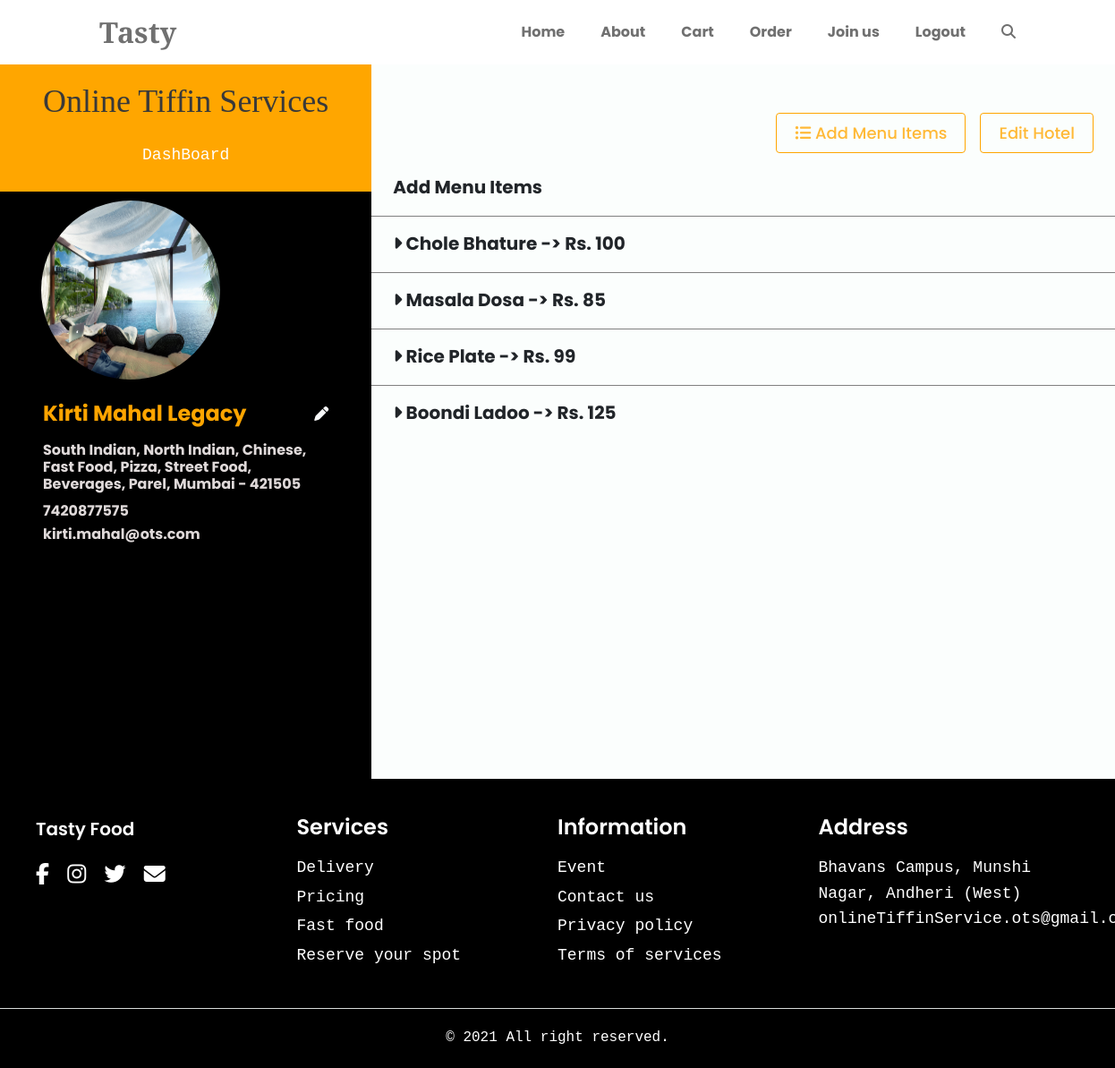
Before: /hotel/3/ (signed in) with the older database file.
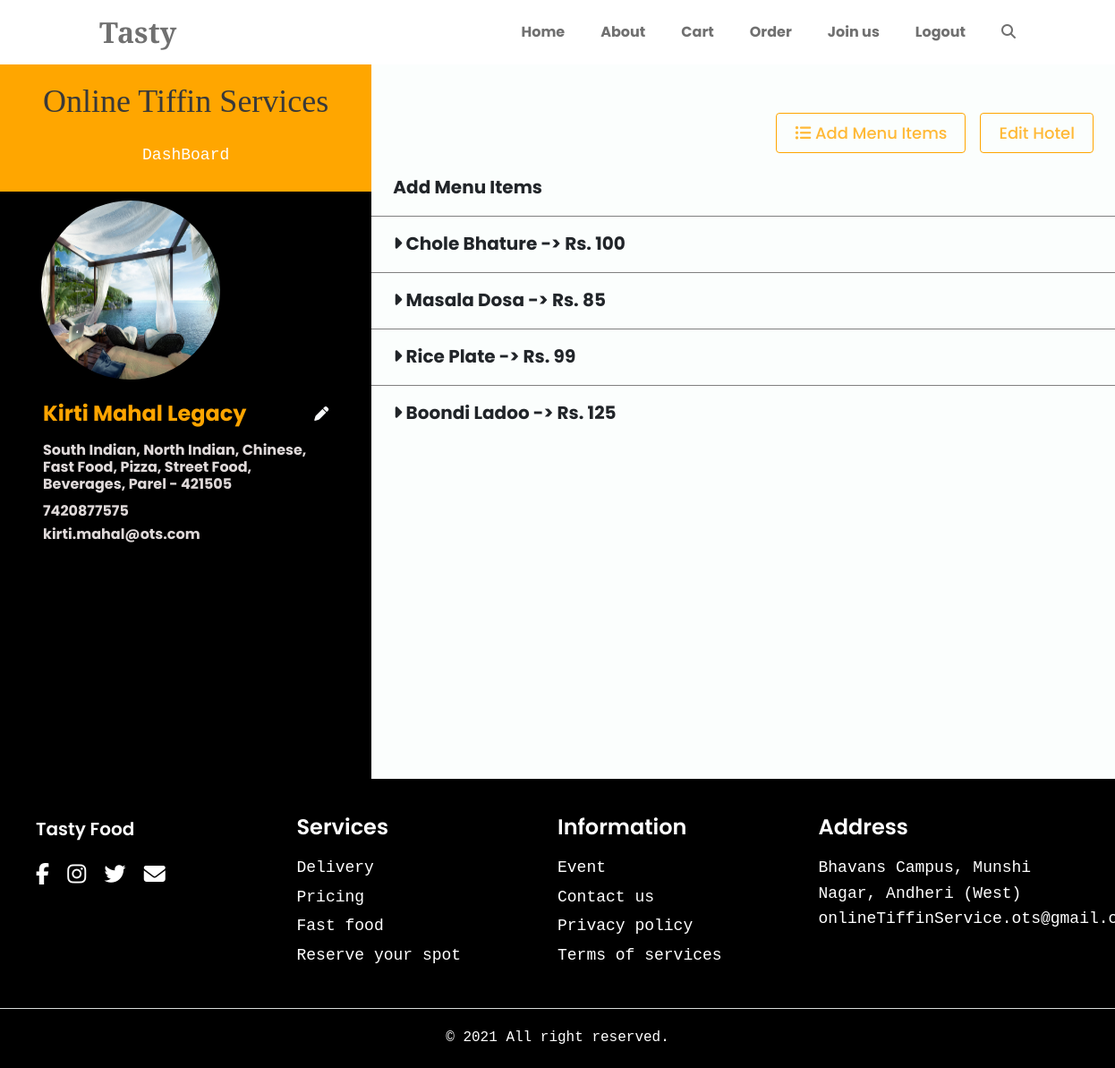
After: the same page with the newer database file.
### hotel_register/models.py (models this page shows, shortened)
class Hotel(models.Model):
    name = models.CharField(max_length=50)
    registation_form = models.ForeignKey(Hotel_Form, on_delete=models.CASCADE)
    address = models.CharField(max_length=1000)
    city = models.CharField(max_length=100)
    pincode = models.IntegerField()
    image = models.ImageField(upload_to="hotel_image")
    hotel_number = models.IntegerField()
    hotel_email = models.CharField(max_length=50)
    shop_license_number = models.IntegerField(blank=True, null=True)
    fssai_number = models.IntegerField(blank=True, null=True)
    fssai_image = models.FileField(upload_to = "fssai", blank=True, null=True)

### hotel_register/views.py (the view)
# urls.py: path('<int:hotel_id>/', views.hotel_details, name="hotel_details"),
def hotel_details(request, hotel_id):
    hotel_form = Hotel_Form.objects.get(customer=request.user)
    hotel = Hotel.objects.get(id=hotel_id)
    if hotel.registation_form.customer == request.user:
        menu_items = Menu.objects.filter(hotel=hotel)
        return render(request, 'hotel_register/hotel_details.html', {"hotel":hotel,"menu_items": menu_items})
    else:
        messages.error(request, "You are not owner of this hotel")
        return redirect('home')

### hotel_register/templates/hotel_register/hotel_details.html (shortened to what this page needs)
{% extends "food/base.html" %}
{% load static %}
{% block style %}
    <link rel="stylesheet" href="{% static 'css/hotel_details.css' %}">
{% endblock style %}
{% block content %}
<div class="container-fluid hotel-dashboard">
    <div class="row h_100">
        <div class="col-12 col-md-4 bg_black left">
            <div class="bg_orange">
                <center>
                    <h1 class="section-title service-content section-color heading">Online Tiffin Services
                    </h1>
                    <a href="{% url 'dashboard' %}" class="contact__description service-content">DashBoard</a>
                </center>
            </div>
            <div class="px-lg-4">
                <img src="{{hotel.image.url}}" class="food">
            </div>
            <div class="px-5">
                <div class="d-flex align-items-center justify-content-between mt-4 mb-3">
                    <h4 class="fw-bold text_orange my-0 course_heading">{{hotel.name}}</h4>
                    <a href="{% url 'update_hotel' hotel.id %}"><i class="fas fa-pen text-light"></i></a>
                </div>
                <h6 class="fw-bold bg_white">{{hotel.address}}, {{hotel.city}} - {{hotel.pincode}}</h6>
                <p class="fw-bold bg_white">{{hotel.hotel_number}}</p>
                <p class="fw-bold mb-4 bg_white">{{hotel.hotel_email}}</p>
            </div>
        </div>
        <div class="col-12 col-md-8 py-5 px-0">
            <div>
                <div class="d-grid gap-2 d-md-flex justify-content-md-end px-4 py-2">
                    <a href="{% url 'add_menu' hotel.id %}" class="button btn btn-dark me-md-2"><i class="fas fa-list-ul"></i> Add Menu Items</a>
                    <a href="{% url 'update_hotel' hotel.id %}" class="button btn btn-dark">Edit Hotel</a>
                </div>
            </div>
            <a href="{% url 'add_menu' hotel.id %}"
                class="d-flex text-dark video_list px-3 px-lg-4">
                <h5 class="fw-bold" style="margin-right: 20px;">Add Menu Items</h5>
            </a>
            {% for menu_item in menu_items %}
            <a href="{% url 'update_menu' menu_item.id %}"
            class="d-flex text-dark justify-content-between video_list px-3 px-lg-4">
                <h5 class="fw-bold" style="margin-right: 20px;">
                    <i class="fas fa-caret-right"></i>  {{menu_item.name}} -> Rs. {{menu_item.price}}
                </h5>
            </a>
            {% endfor %}
        </div>
    </div>
</div>
{% endblock content %}

Changed rows visible on the page:
changed Hotel "Kirti Mahal Legacy": city "Parel, Mumbai" → "Parel"
